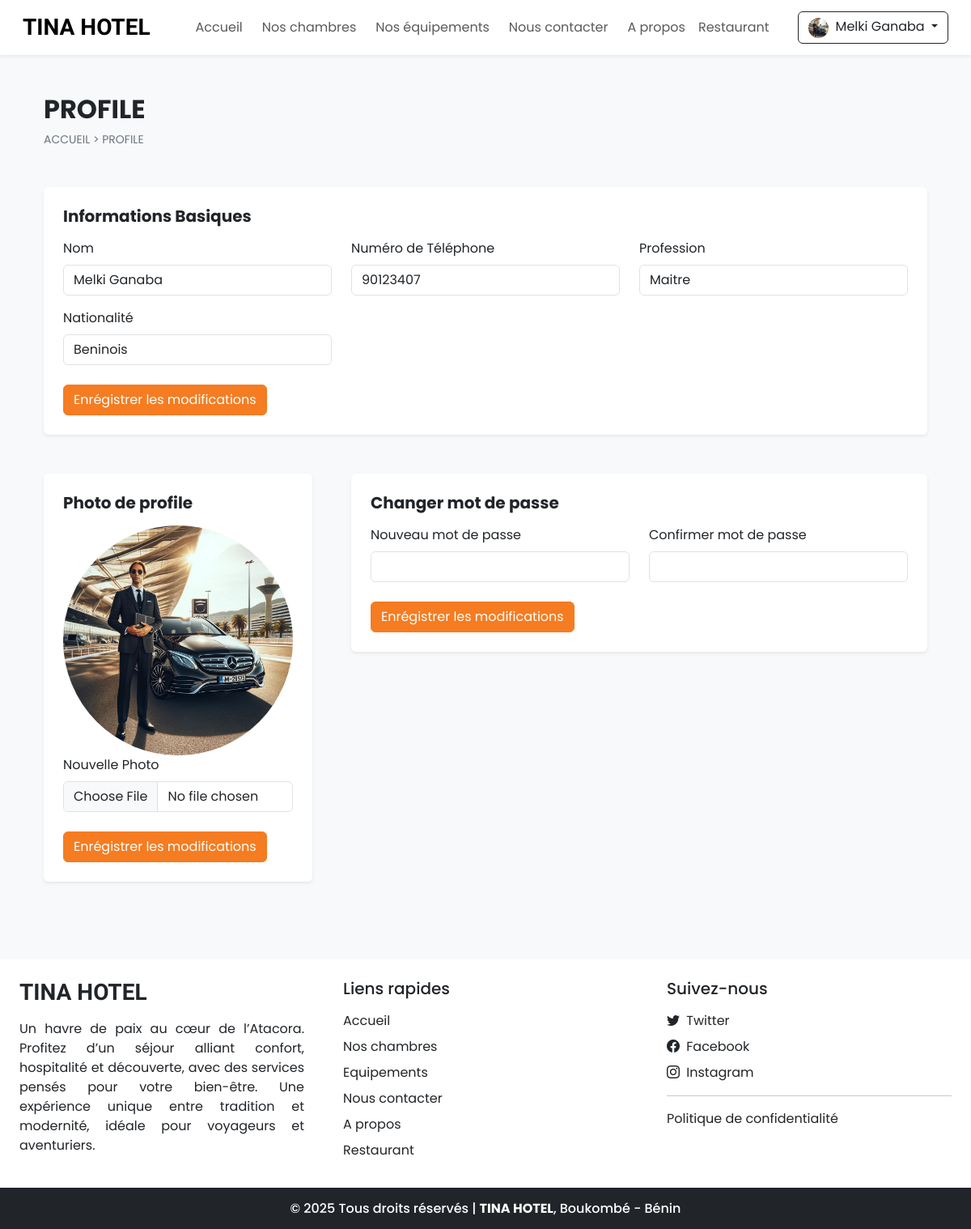
The page /profile.php (signed in) on the database its author committed.
### tables this page shows
CREATE TABLE `settings` (
  `sr_no` int NOT NULL,
  `site_title` varchar(50) NOT NULL,
  `site_about` varchar(250) NOT NULL,
  `shutdown` tinyint(1) NOT NULL
);

CREATE TABLE `user` (
  `id` int NOT NULL,
  `name` varchar(100) NOT NULL,
  `email` varchar(150) NOT NULL,
  `nationality` varchar(120) NOT NULL,
  `phonenum` varchar(100) NOT NULL,
  `profession` varchar(100) NOT NULL,
  `profile` varchar(100) NOT NULL,
  `password` varchar(200) NOT NULL,
  `is_verified` int NOT NULL DEFAULT '0',
  `token` varchar(200) DEFAULT NULL,
  `t_expire` date DEFAULT NULL,
  `status` int NOT NULL DEFAULT '1',
  `datentime` datetime NOT NULL DEFAULT CURRENT_TIMESTAMP
);

### admin/includes/db_config.php (called while the page is built, shortened)
<?php
function select($sql,$values,$datatypes){
    $con = $GLOBALS['con'];
    if($stmt = mysqli_prepare($con,$sql))
    {
        mysqli_stmt_bind_param($stmt,$datatypes,...$values);
        if(mysqli_stmt_execute($stmt)){
            $res = mysqli_stmt_get_result($stmt);
            return $res;
        }
        else{
            mysqli_stmt_close($stmt);
            die("Query cannot be executed - Select");
        }
    }else{
        die("Query cannot be prepared - Select");
    }
}
?>

### profile.php (the view, shortened to what this page needs)
<!DOCTYPE html>
<html lang="en">
<head>
    <?php require('includes/links.php'); ?>
</head>
<body class="bg-light">
    <?php
    require("includes/header.php");
    $u_exist = select("SELECT * FROM `user` WHERE `id`=? LIMIT 1", [$_SESSION['uId']], "s");
    $u_fetch = mysqli_fetch_assoc($u_exist);
    ?>
    <div class="container">
        <div class="row">
            <div class="col-12 my-5 mb-5 px-4">
                <h2 class="fw-bold">PROFILE</h2>
                <div style="font-size: 14px;">
                    <a href="index.php" class="text-secondary text-decoration-none">ACCUEIL</a>
                    <span class="text-secondary"> > </span>
                    <a href="#" class="text-secondary text-decoration-none">PROFILE</a>
                </div>
            </div>
            <div class="col-12 mb-5 px-4">
                <div class="bg-white p-3 p-md-4 rounded shadow-sm">
                    <form id="info-form">
                        <h5 class="mb-3 fw-bold">Informations Basiques</h5>
                        <div class="row">
                            <div class="col-md-4 mb-3">
                                <label class="form-label">Nom</label>
                                <input type="text" value="<?php echo $u_fetch['name'] ?>" name="name" class="form-control shadow-none" required>
                            </div>
                            <div class="col-md-4 mb-3">
                                <label class="form-label">Numéro de Téléphone</label>
                                <input type="number" value="<?php echo $u_fetch['phonenum'] ?>" name="phonenum" class="form-control shadow-none" required>
                            </div>
                            <div class="col-md-4 mb-3">
                                <label class="form-label">Profession</label>
                                <input type="text" value="<?php echo $u_fetch['profession'] ?>" name="profession" class="form-control shadow-none" required>
                            </div>
                            <div class="col-md-4 mb-4">
                                <label class="form-label">Nationalité</label>
                                <input type="text" value="<?php echo $u_fetch['nationality'] ?>" name="nationality" class="form-control shadow-none" required>
                            </div>
                        </div>
                        <button type="submit" class="btn text-white custum-bg shadow-nome">Enrégistrer les modifications</button>
                    </form>
                </div>
            </div>
            <div class="col-md-4 mb-5 px-4">
                <div class="bg-white p-3 p-md-4 rounded shadow-sm">
                    <form id="profile-form">
                        <h5 class="mb-3 fw-bold">Photo de profile</h5>
                        <img src="<?php echo USERS_IMG_PATH . $u_fetch['profile'] ?>" class="rounded-circle img-fluid">
                        <label class="form-label">Nouvelle Photo</label>
                        <input type="file" name="profile" accept=".jpeg, .jpg, .png, .webp" class="mb-4 form-control shadow-none" required>
                        <button type="submit" class="btn text-white custum-bg shadow-nome">Enrégistrer les modifications</button>
                    </form>
                </div>
            </div>
            <div class="col-md-8 mb-5 px-4">
                <div class="bg-white p-3 p-md-4 rounded shadow-sm">
                    <form id="pass-form">
                        <h5 class="mb-3 fw-bold">Changer mot de passe</h5>
                        <div class="row">
                            <div class="col-md-6 mb-3">
                                <label class="form-label">Nouveau mot de passe</label>
                                <input type="password" name="new_pass" class="form-control shadow-none" required>
                            </div>
                            <div class="col-md-6 mb-4">
                                <label class="form-label">Confirmer mot de passe</label>
                                <input type="password" name="confirm_pass" class="form-control shadow-none" required>
                            </div>
                        </div>
                        <button type="submit" class="btn text-white custum-bg shadow-nome">Enrégistrer les modifications</button>
                    </form>
                </div>
            </div>
        </div>
    </div>
    <?php require("includes/footer.php"); ?>
</body>
</html>

### includes/header.php (shortened to what this page needs)
<nav id="nav-bar" class="navbar navbar-expand-lg navbar-light bg-white px-lg-3 py-lg-2 shadow-sm sticky-top">
    <div class="container-fluid">
        <a class="navbar-brand me-5 fw-bold fs-3 h-font" href="index.php"><?php echo $settings_r['site_title'] ?></a>
        <div class="collapse navbar-collapse" id="navbarSupportedContent">
            <ul class="navbar-nav me-auto mb-2 mb-lg-0">
                <li class="nav-item">
                    <a class="nav-link me-2" href="index.php">Accueil</a>
                </li>
                <li class="nav-item">
                    <a class="nav-link me-2" href="rooms.php">Nos chambres</a>
                </li>
                <li class="nav-item">
                    <a class="nav-link me-2" href="facilities.php">Nos équipements</a>
                </li>
                <li class="nav-item">
                    <a class="nav-link me-2" href="contact.php">Nous contacter</a>
                </li>
                <li class="nav-item">
                    <a class="nav-link" href="about.php">A propos</a>
                </li>
                <li class="nav-item">
                    <a class="nav-link" href="restaurant.php">Restaurant</a>
                </li>
            </ul>
            <div class="d-flex">
                <?php
                if (isset($_SESSION['login']) && $_SESSION['login'] == true) {
                    $path = USERS_IMG_PATH;
                    echo <<<data
                            <div class="btn-group">
                                <button type="button" class="btn btn-outline-dark shadow-none dropdown-toggle" data-bs-toggle="dropdown" data-bs-display="static" aria-expanded="false">
                                    <img src="$path$_SESSION[uProfile]" style="width: 25px; height: 25px;" class="me-1 rounded-circle">
                                    $_SESSION[uName]
                                </button>
                                <ul class="dropdown-menu dropdown-menu-lg-end">
                                    <li><a class="dropdown-item" href="profile.php">Profile</a></li>
                                    <li><a class="dropdown-item" href="bookings.php">Réservations</a></li>
                                    <li><a class="dropdown-item" href="logout.php">Déconnexion</a></li>
                                </ul>
                            </div>
                        data;
                }
                ?>
            </div>
        </div>
    </div>
</nav>

### includes/footer.php (shortened to what this page needs)
<div class="container-fluid bg-white mt-5">
    <div class="row">
        <div class="col-lg-4 p-4">
            <h3 class="h-font fw-bold fs-3 mb-3"><?php echo $settings_r['site_title'] ?></h3>
            <p style="text-align: justify;">
                <?php echo $settings_r['site_about'] ?>
            </p>
        </div>
        <div class="col-lg-4 p-4">
            <h5 class="mb-3">Liens rapides</h5>
            <a href="index.php" class="d-inline-block mb-2 text-dark text-decoration-none">Accueil</a><br>
            <a href="rooms.php" class="d-inline-block mb-2 text-dark text-decoration-none">Nos chambres</a><br>
            <a href="facilities.php" class="d-inline-block mb-2 text-dark text-decoration-none">Equipements</a><br>
            <a href="contact.php" class="d-inline-block mb-2 text-dark text-decoration-none">Nous contacter</a><br>
            <a href="about.php" class="d-inline-block mb-2 text-dark text-decoration-none">A propos</a><br>
            <a href="restaurant.php" class="d-inline-block mb-2 text-dark text-decoration-none">Restaurant</a>
        </div>
        <div class="col-lg-4 p-4">
            <h5 class="mb-3">Suivez-nous</h5>
            <?php
            if ($contact_r['tw'] != '') {
                echo <<<data
                <a href="$contact_r[tw]" class="d-inline-block text-dark text-decoration-none mb-2">
                    <i class="bi bi-twitter me-1"></i> Twitter
                </a><br>
            data;
            }
            ?>
            <a href="<?php echo $contact_r['fb'] ?>" class="d-inline-block text-dark text-decoration-none mb-2">
                <i class="bi bi-facebook me-1"></i> Facebook
            </a><br>
            <a href="<?php echo $contact_r['insta'] ?>" class="d-inline-block text-dark text-decoration-none">
                <i class="bi bi-instagram me-1"></i> Instagram
            </a>
            <hr class="my-3">
            <a href="privacy-policy.php" class="d-inline-block text-dark text-decoration-none">
                Politique de confidentialité
            </a>
        </div>
    </div>
</div>
<h6 class="text-center bg-dark text-white p-3 m-0">
    <span id="dev-info" style="cursor: pointer;">© <?php echo date("Y"); ?></span> Tous droits réservés |
    <b><?php echo $settings_r['site_title']; ?></b>, Boukombé - Bénin
</h6>

### css/common.css (style rules this page uses)
:root { --teal: #F57C21; --teal_hover: #D96A1D; }
* { font-family: 'Poppins', sans-serif; }
.h-font { font-family: 'Merienda', cursive; }
input[type=number] { -moz-appearance: textfield; }
.custum-bg { background-color: var(--teal); border: 1px solid var(--teal); }

### rows shown on the page
settings: site_title "TINA HOTEL", site_about "Un havre de paix au cœur de l’Atacora. Profitez d’un séjour alliant confort, hospitalité et découverte, avec des services pensés pour votre bien-être. Une expérience unique entre tradition et modernité, idéale pour voyageurs et aventuriers."
user: name "Melki Ganaba", phonenum "90123407", profession "Maitre", nationality "Beninois", profile (picture)

### other values the page prints
$_SESSION[uName] "Melki Ganaba"
